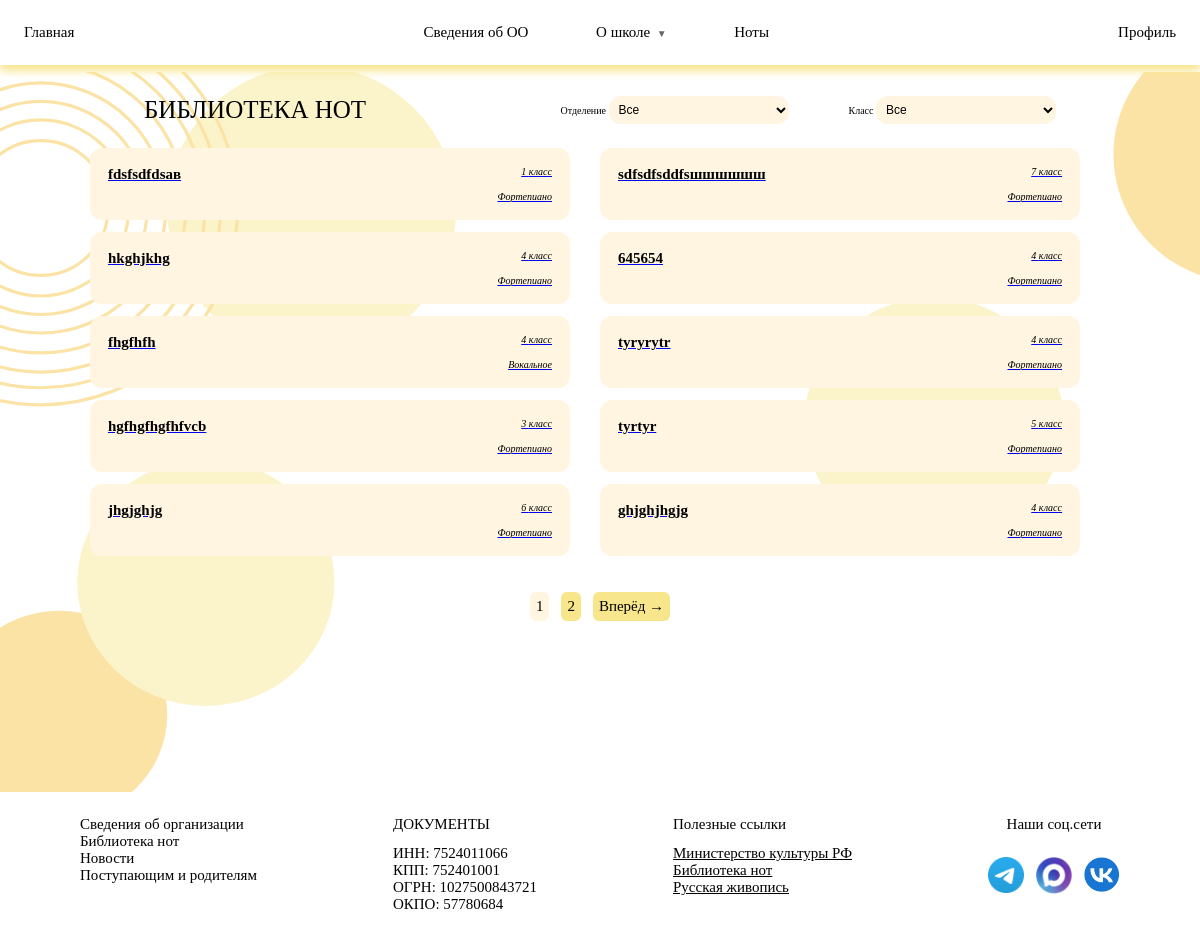
The app's page /notes/ with its own data.
### adminFunc/models.py (models this page shows, shortened)
class Notes(models.Model):
    CLASS_CHOICES = [(i, str(i)) for i in range(10)]
    DEPARTMENT_CHOICES = [
        ('piano', 'Фортепиано'),
        ('guitar', 'Гитара'),
        ('vocal', 'Вокальное'),
        ('accordion', 'Баян'),
        ('balalaika', 'Домра'),
    ]
    heading = models.CharField(
        max_length=255,
        verbose_name='Название'
    )
    class_number = models.IntegerField(
        choices=CLASS_CHOICES,
        verbose_name='Класс'
    )
    department = models.CharField(
        choices=DEPARTMENT_CHOICES,
        max_length=40,
        verbose_name='Отделение'
    )
    file = models.FileField(
        upload_to='notes/',
        verbose_name='Файл нот'
    )

### adminFunc/views.py (the view, shortened to what this page needs)
# urls.py: path('notes/', views.notes_list_page, name='notes-list-page'),
def notes_list_page(request):
    notes = Notes.objects.all()
    is_admin = request.user.is_authenticated and request.user.role == 'admin'
    department = request.GET.get('department')
    class_number = request.GET.get('class_number')
    if department:
        notes = notes.filter(department=department)
    if class_number:
        notes = notes.filter(class_number=class_number)
    paginator = Paginator(notes, 10)
    page_number = request.GET.get('page')
    page_obj = paginator.get_page(page_number)
    return render(request, 'notes_list.html', {
        'notes': page_obj,
        'selected_department': department or '',
        'selected_class': class_number or '',
        'classes': range(1, 10),
    })

### templates/notes_list.html (shortened to what this page needs)
{% extends 'base.html' %}
{% load static %}
{% block extra_css %}
<link rel="stylesheet" href="{% static 'notes.css' %}">
{% endblock %}
{% block content %}
<main class="main">
    <div class="headline">
        <h2>БИБЛИОТЕКА НОТ</h2>
        <form method="get">
            <div class="filters">
                <div class="filter">
                    <label for="depart">Отделение</label>
                    <select class="notes-filter" id="depart" name="department" onchange="this.form.submit()">
                        <option value="">Все</option>
                    </select>
                </div>
                <div class="filter">
                    <label for="class">Класс</label>
                    <select class="notes-filter" id="class" name="class_number" onchange="this.form.submit()">
                        <option value="">Все</option>
                    </select>
                </div>
            </div>
        </form>
    </div>
    <section class="note-cards">
    {% for note in notes %}
    <a href="{% url 'notes-detail-page' note.id %}" class="note-card">
        <div class="name-author">
            <h4>{{ note.heading }}</h4>
        </div>
        <div class="class-depart">
            <p class="add-info">{{ note.class_number }} класс</p>
            <p class="add-info">{{ note.get_department_display }}</p>
        </div>
    </a>
    {% empty %}
    <p>Ноты не найдены.</p>
    {% endfor %}
</section>
    {% if notes.paginator.num_pages > 1 %}
    <div class="pagination">
        {% for num in notes.paginator.page_range %}
            {% if num == notes.number %}
                <span class="pag-link-cur current-page">{{ num }}</span>
            {% else %}
                <a class="pag-link" href="?page={{ num }}&department={{ selected_department }}&class_number={{ selected_class }}">{{ num }}</a>
            {% endif %}
        {% endfor %}
        {% if notes.has_next %}
            <a class="pag-link" href="?page={{ notes.next_page_number }}&department={{ selected_department }}&class_number={{ selected_class }}">Вперёд →</a>
        {% endif %}
    </div>
    {% endif %}
</main>
{% endblock %}

### static/style.css (style rules this page uses)
* { margin: 0; padding: 0; box-sizing: border-box; }
html { font-size: 62.5%; font-family: 'Century Gothic'; position: relative; }
body { min-height: 100vh; display: flex; flex-direction: column; }
:root { --white: #FFF5E1; --beige: #F7E68C; --yellow: #F7E68C; }
h1, h2 { font-family: 'Vetrino'; font-weight: normal; }
h2 { font-size: 2.5rem; }
.main { min-height: 60vw; margin-top: 6%; background-image: url('./images/фон.svg'); background-attachment: fixed; background-size: cover; flex: 1; }

### static/notes.css (style rules this page uses)
.main { display: flex; flex-direction: column; align-items: center; }
.headline { display: flex; padding: 2vw; justify-content: space-between; width: 80vw; align-items: center; }
.filters { display: flex; gap: 5vw; white-space: no-wrap; }
.note-cards { display: grid; grid-template-columns: repeat(2, 1fr); width: 85vw; row-gap: 1vw; }
.note-card { padding: 1.5vw; border-radius: 1vw; background-color: var(--white); width: 25vw; min-width: 40vw; height: 6vw; display: flex; justify-content: space-between; cursor: pointer; transition: transform 0.3s ease; }
.name-author { display: flex; flex-direction: column; justify-content: space-between; text-align: left; font-size: 1.5rem; text-decoration: none; color: black; }
.class-depart { display: flex; flex-direction:column; justify-content: space-between; text-align: right; text-decoration: none; }
.add-info { font-style: italic; text-decoration: none; color: black; }
.pagination { padding-bottom: 3vw; display: flex; gap: 1vw; padding-top: 3vw; }
.pag-link { background-color: var(--beige); padding: 0.5vw; font-size: 1.5rem; border-radius: 0.5vw; font-size: 'Century Gothic'; text-decoration: none; color: black; }
.pag-link-cur { background-color: var(--white); padding: 0.5vw; font-size: 1.5rem; border-radius: 0.5vw; font-size: 'Century Gothic'; text-decoration: none; color: black; }
.notes-filter { background-color: var(--white); border: none; border-radius: 1vw; padding: 0.5vw; font-size: 1.2rem; cursor: pointer; width: 15vw; }

### records on screen
Notes: heading "fdsfsdfdsав", class_number "1", department "Фортепиано"
Notes: heading "sdfsdfsddfsшшшшшш", class_number "7", department "Фортепиано"
Notes: heading "hkghjkhg", class_number "4", department "Фортепиано"
Notes: heading "645654", class_number "4", department "Фортепиано"
Notes: heading "fhgfhfh", class_number "4", department "Вокальное"
Notes: heading "tyryrytr", class_number "4", department "Фортепиано"
Notes: heading "hgfhgfhgfhfvcb", class_number "3", department "Фортепиано"
Notes: heading "tyrtyr", class_number "5", department "Фортепиано"
Notes: heading "jhgjghjg", class_number "6", department "Фортепиано"
Notes: heading "ghjghjhgjg", class_number "4", department "Фортепиано"

### other values on screen
{{ num }} "1"
{{ num }} "2"
